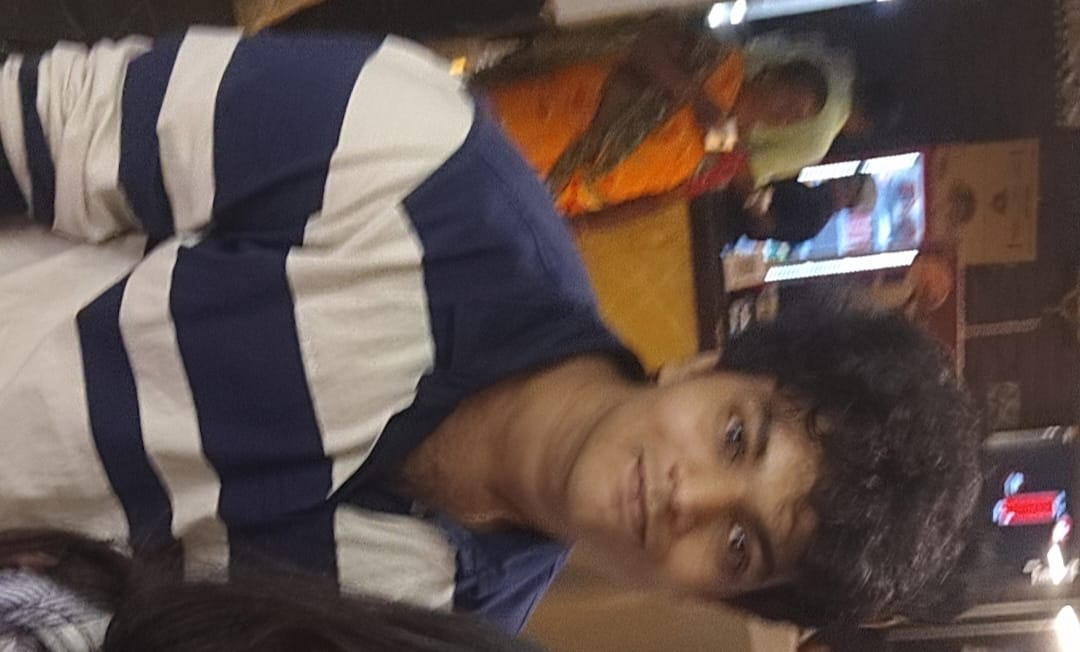
#> input picture sv.jpeg, 1080 x 652 px
$ jupyter execute Ex.4.ipynb
#> lines starting #> are read from the running program, lines starting #| are printed output that depends on the picture
### EX.No: 4-IMAGE TRANSFORMATIONS
### Name : SHRIVARSHAN P G
### Reg. No : 212225240146

[cell 1]
import cv2
import numpy as np
import matplotlib.pyplot as plt

[cell 2]
# Step 1: Load the image
image = cv2.imread('sv.jpeg')  # Load the image from file
#> image is the input picture: shape (652, 1080, 3); mean B, G, R 76.6, 81.7, 97

[cell 3]
# Display the original image
plt.imshow(cv2.cvtColor(image, cv2.COLOR_BGR2RGB))  # Convert BGR to RGB for correct display
plt.title("Original Image")
plt.axis('off')

[cell 4]
# Step 2: Image Translation
tx, ty = 100, 50  # Translation factors (shift by 100 pixels horizontally and 50 vertically)
M_translation = np.float32([[1, 0, tx], [0, 1, ty]])  # Translation matrix:
# [1, 0, tx] - Horizontal shift by tx
# [0, 1, ty] - Vertical shift by ty
translated_image = cv2.warpAffine(image, M_translation, (image.shape[1], image.shape[0]))
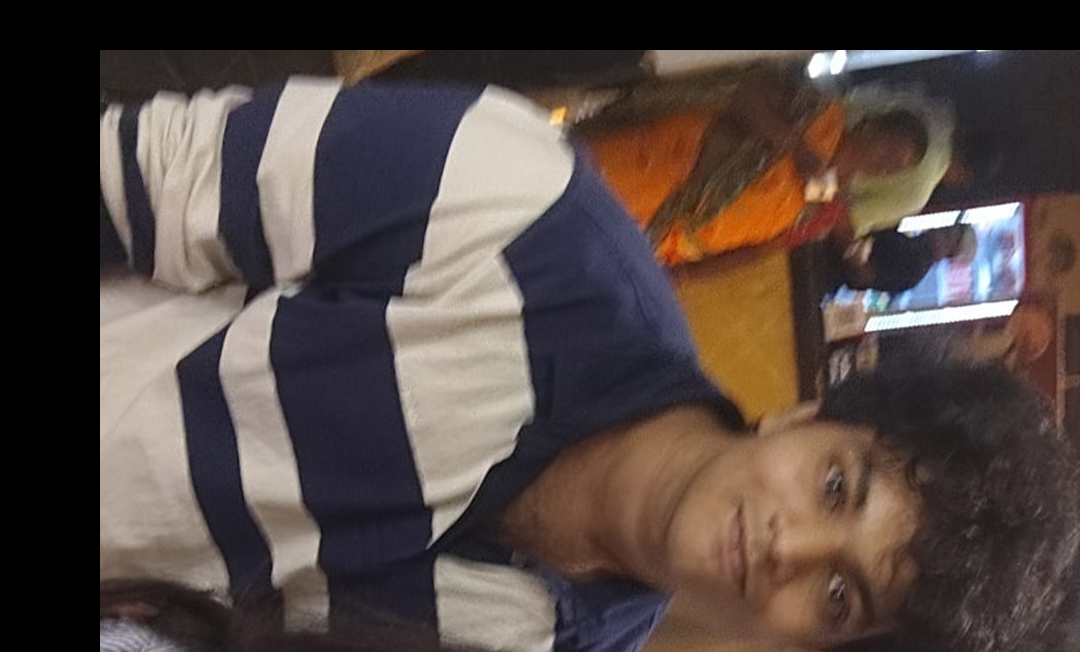
#> translated_image: shape (652, 1080, 3); mean B, G, R 66.6, 71.1, 83.7

[cell 5]
plt.imshow(cv2.cvtColor(translated_image, cv2.COLOR_BGR2RGB))  # Display the translated image
plt.title("Translated Image")
plt.axis('off')

[cell 6]
# Step 3: Image Scaling
fx, fy = 5.0, 2.0  # Scaling factors (1.5x scaling for both width and height)
scaled_image = cv2.resize(image, None, fx=fx, fy=fy, interpolation=cv2.INTER_LINEAR)
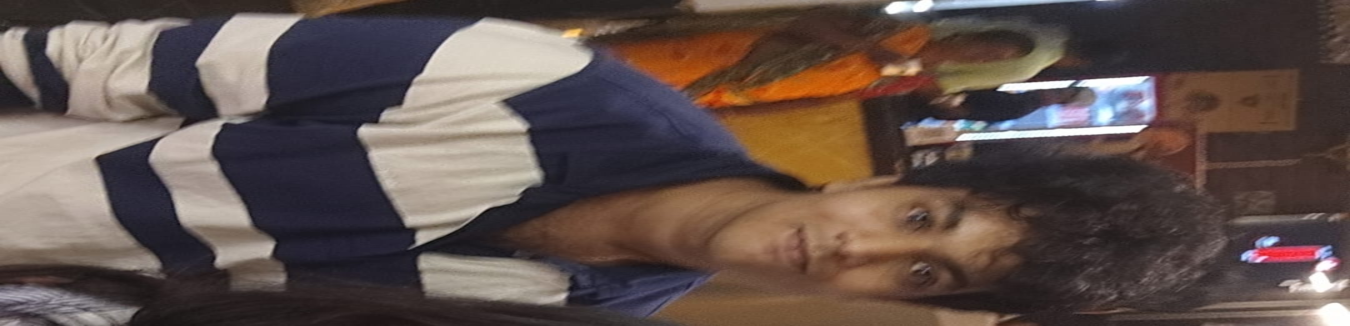
#> scaled_image: shape (1304, 5400, 3) (shown at 1/4 size); mean B, G, R 76.6, 81.7, 97
# resize: Resize the image by scaling factors fx, fy
# INTER_LINEAR: Uses bilinear interpolation for resizing

[cell 7]
plt.imshow(cv2.cvtColor(scaled_image, cv2.COLOR_BGR2RGB))  # Display the scaled image
plt.title("Scaled Image")  # Set title
plt.axis('off')

[cell 8]
# Step 4: Image Shearing
shear_matrix = np.float32([[1, 0.5, 0], [0.5, 1, 0]])  # Shearing matrix
# The matrix shears the image by a factor of 0.5 in both x and y directions
# [1, 0.5, 0] - Shear along the x-axis (horizontal)
# [0.5, 1, 0] - Shear along the y-axis (vertical)
sheared_image = cv2.warpAffine(image, shear_matrix, (image.shape[1], image.shape[0]))
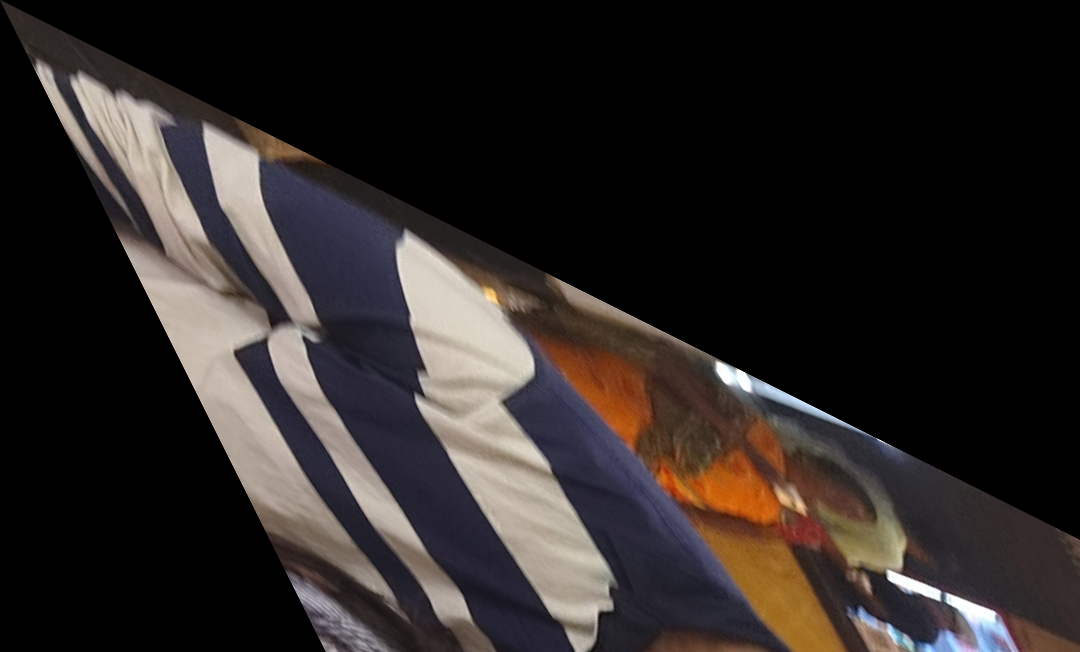
#> sheared_image: shape (652, 1080, 3); mean B, G, R 37.1, 38.7, 44.3

[cell 9]
plt.imshow(cv2.cvtColor(sheared_image, cv2.COLOR_BGR2RGB))  # Display the sheared image
plt.title("Sheared Image")  # Set title
plt.axis('off')

[cell 10]
# Step 5: Image Reflection
reflected_image = cv2.flip(image, 2)  # Flip the image horizontally (1 means horizontal flip)
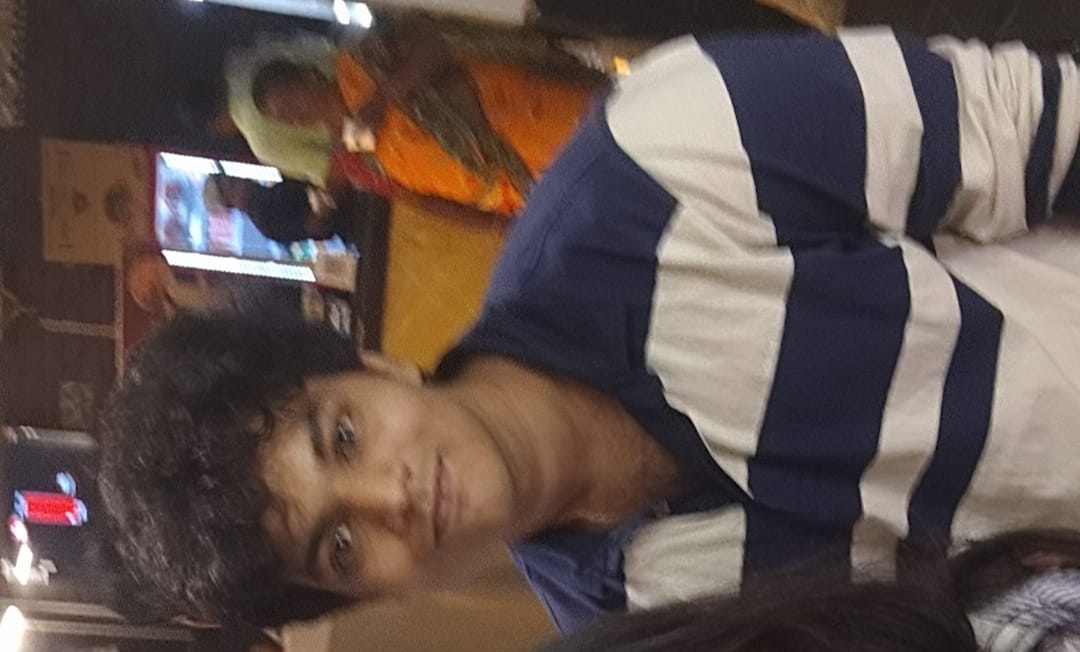
#> reflected_image: shape (652, 1080, 3); mean B, G, R 76.6, 81.7, 97
# flip: 1 means horizontal flip, 0 would be vertical flip, -1 would flip both axes

[cell 11]
plt.imshow(cv2.cvtColor(reflected_image, cv2.COLOR_BGR2RGB))  # Display the reflected image
plt.title("Reflected Image")  # Set title
plt.axis('off')

[cell 12]
# Step 6: Image Rotation
(height, width) = image.shape[:2]  # Get the image height and width
#> height = 652; width = 1080
angle = 45  # Rotation angle in degrees (rotate by 45 degrees)
center = (width // 2, height // 2)  # Set the center of rotation to the image center
#> center = (540, 326)
M_rotation = cv2.getRotationMatrix2D(center, angle, 1)  # Get the rotation matrix
# getRotationMatrix2D: Takes the center of rotation, angle, and scale factor (1 means no scaling)
rotated_image = cv2.warpAffine(image, M_rotation, (width, height))  # Apply rotation
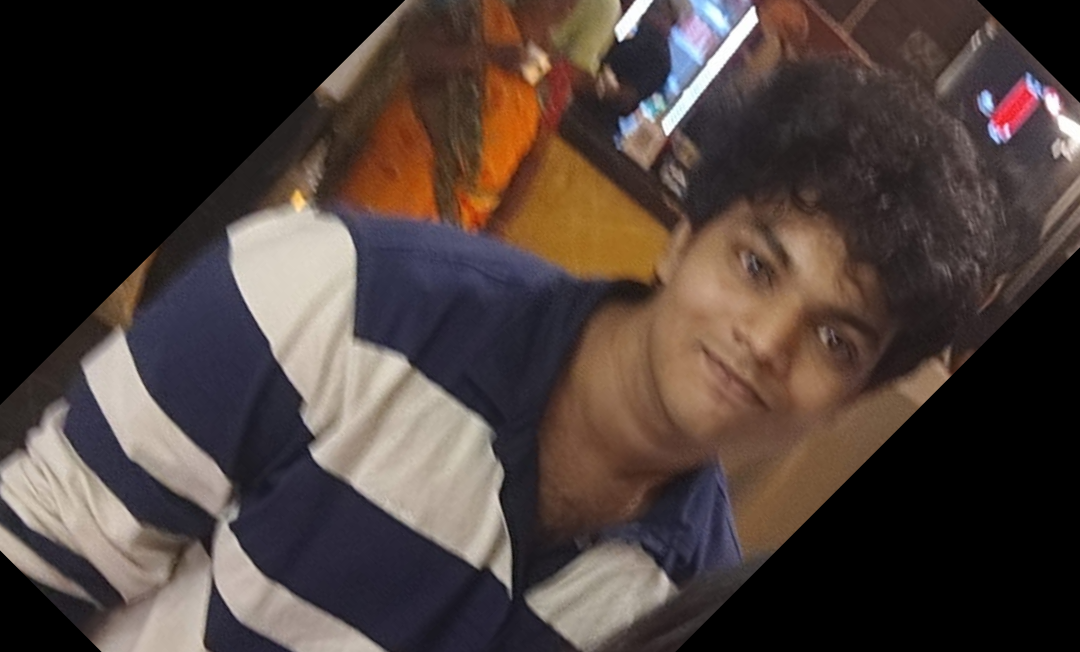
#> rotated_image: shape (652, 1080, 3); mean B, G, R 58, 62.6, 75.3

[cell 13]
plt.imshow(cv2.cvtColor(rotated_image, cv2.COLOR_BGR2RGB))  # Display the rotated image
plt.title("Rotated Image")  # Set title
plt.axis('off')

[cell 14]
# Step 7: Image Cropping
x, y, w, h = 100, 100, 200, 150  # Define the top-left corner (x, y) and the width (w) and height (h) of the crop
# Cropping the image from coordinates (x, y) to (x+w, y+h)
cropped_image = image[y:y+h, x:x+w]
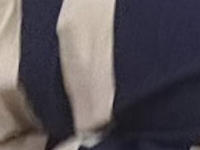
#> cropped_image: shape (150, 200, 3); mean B, G, R 85.6, 80.6, 86.5
# The crop is performed by slicing the image array in the y and x directions

[cell 15]
plt.imshow(cv2.cvtColor(cropped_image, cv2.COLOR_BGR2RGB))  # Display the cropped image
plt.title("Cropped Image")  # Set title
plt.axis('off')
